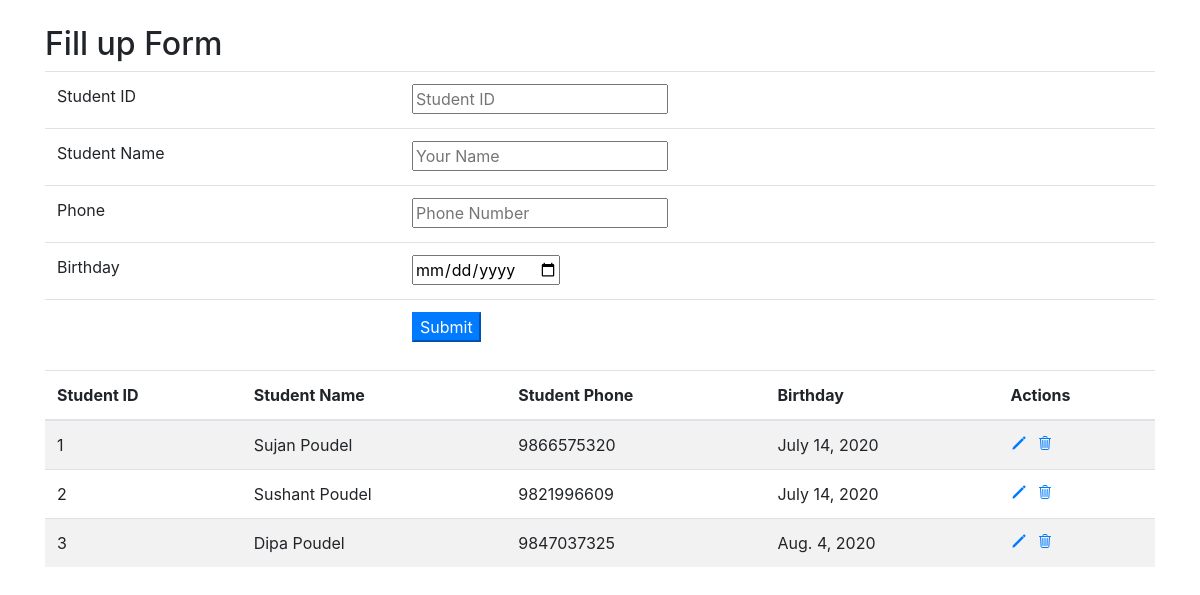
The app's page /crud with its own data.
### laundry_app/models.py (models this page shows, shortened)
class CRUD(models.Model):
    StudentId = models.CharField(max_length=50)
    StudentName = models.CharField(max_length=50)
    StudentPhone = models.CharField(max_length=50)
    Birthday = models.DateField(blank = True)

### laundry_app/views.py (the view, shortened to what this page needs)
# urls.py: path('crud', views.crud, name='crud'),
def crud(request):
    Student = CRUD.objects.all()
    return render(request, 'crud.html', {'Student':Student})

### templates/crud.html (shortened to what this page needs)
<!DOCTYPE html>
<html lang="en">
<head>
    <link rel="stylesheet" href="https://cdnjs.cloudflare.com/ajax/libs/font-awesome/4.7.0/css/font-awesome.min.css">
    <link rel="stylesheet" href="https://maxcdn.bootstrapcdn.com/bootstrap/4.5.0/css/bootstrap.min.css">
</head>
<body>
    <div class="container">
        <h2 class="">Fill up Form</h2>
        <form action="{% url 'crud' %}" method="POST">
            <table class="table">
                <tr>
                    <td><label for="">Student ID</label></td>
                    <td><input type="text" name="sId" placeholder="Student ID"> </td>
                </tr>
                <tr>
                    <td><label for="">Student Name</label></td>
                    <td><input type="text" name="sName" placeholder="Your Name" id=""></td>
                </tr>
                <tr>
                    <td><label for="">Phone</label></td>
                    <td><input type="text" name="sPhone" placeholder="Phone Number"></td>
                </tr>
                <tr>
                    <td><label for="">Birthday</label></td>
                    <td><input type="date" name="birthdate" id=""></td>
                </tr>
                <tr>
                    <td></td>
                    <td><button type="submit" class="btn-primary">Submit</button></td>
                </tr>
              </table>
        </form>
        {% if Student %}
        <table class="table table-striped">
            <thead>
                <tr>
                    <th>Student ID</th>
                    <th>Student Name</th>
                    <th>Student Phone</th>
                    <th>Birthday</th>
                    <th>Actions</th>
                </tr>
            </thead>
            <tbody>
        {% for student in Student %}
                <tr>
                    <td id='studentID'>{{student.StudentId}}</td>
                    <td id='studentName'> {{student.StudentName}}</td>
                    <td id='studentPhone'>{{student.StudentPhone}}</td>
                    <td id='Birthday'>{{student.Birthday}}</td>
                    <td> <a href="#" class="pasValue" data-toggle="modal" data-target="#exampleModalCenter"><ion-icon name="pencil"></ion-icon></a><a href="#" data-toggle="modal" data-target="#exampleModalCenter" style="margin-left: 10px;"><ion-icon name="trash-outline"></ion-icon></a> </td>
                </tr>
        {% endfor %}
            </tbody>
        </table>
        {% else %}
            <h4 class="text-center"> No records found </h4>
        {% endif %}
    </div>
</body>
</html>

### templates/crud.html (style rules this page uses)
div { margin-top: 25px; }
button { margin-top: 0px; }

### records on screen
CRUD: StudentId "1", StudentName "Sujan Poudel", StudentPhone "9866575320", Birthday "July 14, 2020"
CRUD: StudentId "2", StudentName "Sushant Poudel", StudentPhone "9821996609", Birthday "July 14, 2020"
CRUD: StudentId "3", StudentName "Dipa Poudel", StudentPhone "9847037325", Birthday "Aug. 4, 2020"
